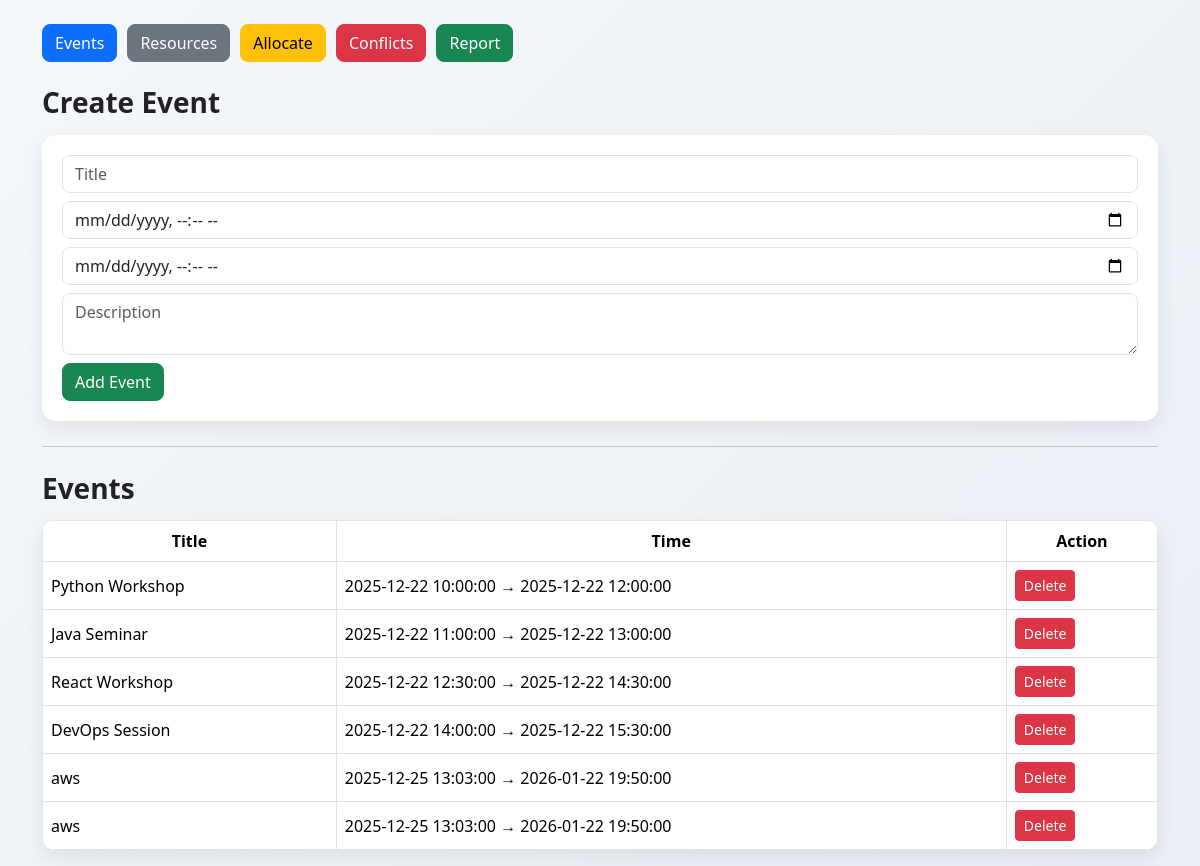
The app's page /events with its own data.
### app.py (models this page shows)
class Event(db.Model):
    event_id = db.Column(db.Integer, primary_key=True)
    title = db.Column(db.String(100))
    start_time = db.Column(db.DateTime)
    end_time = db.Column(db.DateTime)
    description = db.Column(db.Text)

### app.py (the view, shortened to what this page needs)
@app.route('/events', methods=['GET', 'POST'])
def events():
    return render_template('events.html', events=Event.query.all())

### templates/events.html
{% extends 'base.html' %}
{% block content %}
<h3>Create Event</h3>
<form method="post">
    <input class="form-control mb-2" name="title" placeholder="Title" required>
    <input class="form-control mb-2" type="datetime-local" name="start" required>
    <input class="form-control mb-2" type="datetime-local" name="end" required>
    <textarea class="form-control mb-2" name="desc" placeholder="Description"></textarea>
    <button class="btn btn-success">Add Event</button>
</form>
<hr>
<h3>Events</h3>
<table class="table table-bordered">
<tr><th>Title</th><th>Time</th><th>Action</th></tr>
{% for e in events %}
<tr>
<td>{{ e.title }}</td>
<td>{{ e.start_time }} → {{ e.end_time }}</td>
<td>
    <a href="/event/delete/{{ e.event_id }}" class="btn btn-sm btn-danger">Delete</a>
</td>
</tr>
{% endfor %}
</table>
{% endblock %}

### templates/base.html (shortened to what this page needs)
<!DOCTYPE html>
<html>
<head>
    <link href="https://cdn.jsdelivr.net/npm/bootstrap@5.3.2/dist/css/bootstrap.min.css" rel="stylesheet">
    <link rel="stylesheet" href="/static/style.css">
</head>
<body class="container mt-4">
<nav class="mb-4">
    <a href="/events" class="btn btn-primary">Events</a>
    <a href="/resources" class="btn btn-secondary">Resources</a>
    <a href="/allocate" class="btn btn-warning">Allocate</a>
    <a href="/conflicts" class="btn btn-danger">Conflicts</a>
    <a href="/report" class="btn btn-success">Report</a>
</nav>
{% block content %}{% endblock %}
</body>
</html>

### static/style.css (style rules this page uses)
body { background: linear-gradient(135deg, #f4f7fb, #e9eff5); font-family: "Segoe UI", Tahoma, Geneva, Verdana, sans-serif; color: #333; }
nav { display: flex; flex-wrap: wrap; gap: 10px; margin-bottom: 25px; }
nav a { border-radius: 8px !important; font-weight: 500; padding: 8px 16px; transition: all 0.2s ease-in-out; }
h3 { margin-bottom: 15px; font-weight: 600; color: #222; }
form { background: #ffffff; padding: 20px; border-radius: 14px; box-shadow: 0 8px 20px rgba(0,0,0,0.08); margin-bottom: 25px; }
input, textarea, select { border-radius: 8px !important; }
button { border-radius: 8px !important; font-weight: 500; }
.btn { transition: all 0.2s ease; }
table { background: white; border-radius: 14px; overflow: hidden; box-shadow: 0 8px 20px rgba(0,0,0,0.08); }
table th { background: #0d6efd; color: white; text-align: center; vertical-align: middle; }
table td { vertical-align: middle; }
.table-bordered > :not(caption) > * { border-width: 1px; }
hr { margin: 25px 0; }

### records on screen
Event: title "Python Workshop", start_time "2025-12-22 10:00:00", end_time "2025-12-22 12:00:00"
Event: title "Java Seminar", start_time "2025-12-22 11:00:00", end_time "2025-12-22 13:00:00"
Event: title "React Workshop", start_time "2025-12-22 12:30:00", end_time "2025-12-22 14:30:00"
Event: title "DevOps Session", start_time "2025-12-22 14:00:00", end_time "2025-12-22 15:30:00"
Event: title "aws", start_time "2025-12-25 13:03:00", end_time "2026-01-22 19:50:00"
Event: title "aws", start_time "2025-12-25 13:03:00", end_time "2026-01-22 19:50:00"
